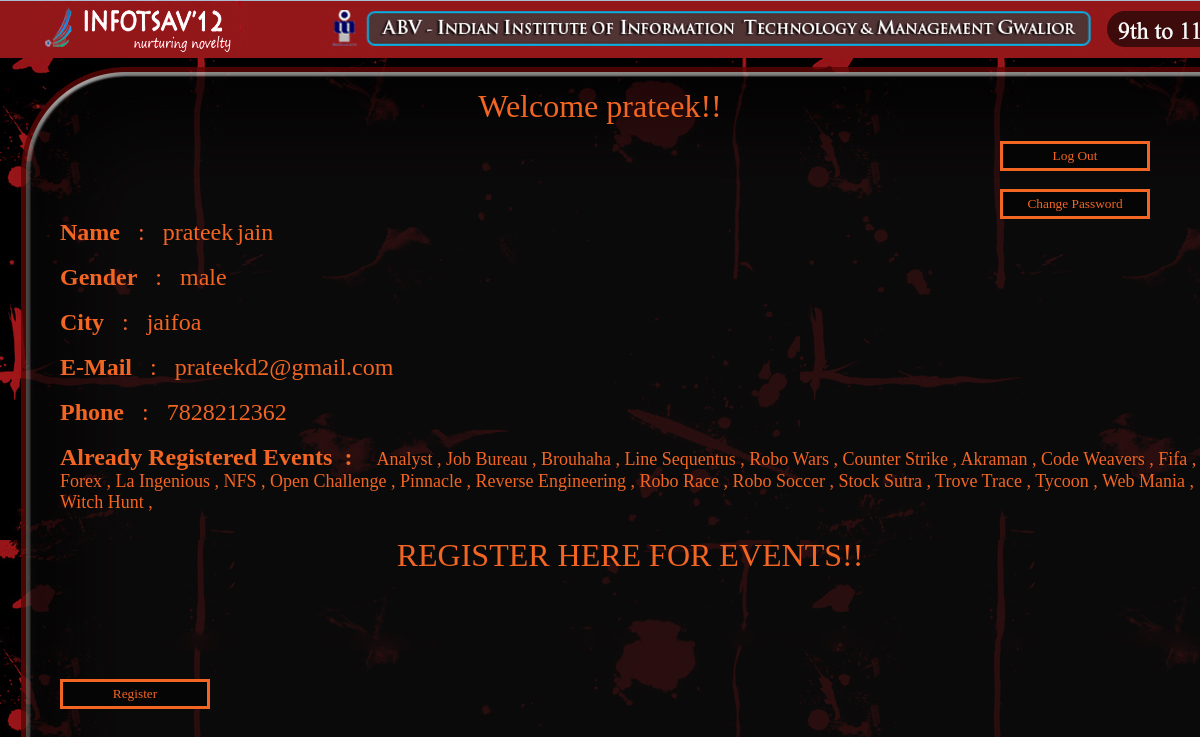
Screenshot of /profile.php (signed in) with the database file from the repository.
### tables this page shows
CREATE TABLE IF NOT EXISTS `users` (
  `id` int(250) NOT NULL AUTO_INCREMENT,
  `fname` text NOT NULL,
  `lname` text NOT NULL,
  `city` text NOT NULL,
  `sex` text NOT NULL,
  `mail` varchar(40) NOT NULL,
  `passw` varchar(200) NOT NULL,
  `mob` varchar(100) NOT NULL,
  `sq` text NOT NULL,
  PRIMARY KEY (`id`),
  UNIQUE KEY `mail` (`mail`)
);

CREATE TABLE IF NOT EXISTS `reg` (
  `user_id` varchar(250) NOT NULL,
  `event_id` varchar(250) NOT NULL
);

CREATE TABLE IF NOT EXISTS `data` (
  `id` int(11) NOT NULL AUTO_INCREMENT,
  `event_id` varchar(255) NOT NULL,
  `name` varchar(255) NOT NULL,
  `desc` text NOT NULL,
  `rules` text NOT NULL,
  `timeline` text NOT NULL,
  `regusers` int(11) NOT NULL,
  PRIMARY KEY (`id`)
);

### profile.php (the view, shortened to what this page needs)
<html>
<head>
</head>
<body background="f.jpg" marginheight="0" topmargin="0" vspace="0"
marginwidth="0" leftmargin="0" hspace="0" style="margin:0; padding:0" >
<br><br><br>
<?php
echo "<br><p align='center'><font face='AlphaMaleModern' COLOR='f26522' size='+3'>Welcome ".$_SESSION['name']."!!</font></p>";
?>
<a href="destroy.php" style='text-decoration: none;'>
	<div id='a' align="right" style="margin-right:50">
		<input type="button" value="Log Out" class="button">
	</div>
</a>
<br>
<a href="change.php" style='text-decoration: none;'>
<div id='a' align="right" style="margin-right:50">
		<input type="button" value="Change Password" class="button">
	</div>
</a>
<form action="event_register.php" method="POST" style="margin-left:60" onSubmit="return validate()">
<?php
$uname=$_SESSION['mail'];
$sql="select `id` from `users` where `mail`='$uname'";
$qury=mysql_query($sql);
$result1=mysql_fetch_array($qury);
$checkformember = mysql_query("SELECT * FROM reg WHERE user_id = '$result1[id]'") or die(mysql_error());
$sql2= mysql_query("SELECT * FROM users WHERE mail='$uname'");
$sql1= mysql_query("SELECT event_id FROM reg WHERE user_id='$result1[id]'");
while($result = mysql_fetch_array($sql2))
{
echo " <font face='Algerian' COLOR='f26522' size='+2'><b>Name&nbsp;&nbsp;</b> :&nbsp;&nbsp; " .$result["fname"] . "</font>";
echo " <font face='Algerian' COLOR='f26522' size='+2'>".$result["lname"] . "</font><br><br>";
echo " <font face='Algerian' COLOR='f26522' size='+2'><b>Gender&nbsp;&nbsp;</b> : &nbsp;&nbsp;" .$result["sex"] . " </font><br><br>";
echo " <font face='Algerian' COLOR='f26522' size='+2'><b>City&nbsp;&nbsp;</b> : &nbsp;&nbsp;" .$result["city"] . " </font><br><br>";
echo " <font face='Algerian' COLOR='f26522' size='+2'><b>E-Mail&nbsp;&nbsp;</b> : &nbsp;&nbsp;" . $result["mail"]."</font><br><br>";
echo " <font face='Algerian' COLOR='f26522' size='+2'><b>Phone&nbsp;&nbsp;</b> : &nbsp;&nbsp;" . $result["mob"]."</font><br><br>";
}
if(mysql_num_rows($checkformember)!= 0)
{
echo " <font face='Algerian' COLOR='f26522' size='+2'><b>Already Registered Events&nbsp;&nbsp;: </b> &nbsp;&nbsp;";
while($result2=mysql_fetch_array($sql1))
{
$sql8= mysql_query("SELECT name FROM data WHERE id='$result2[event_id]'");
$result4= mysql_fetch_array($sql8);
echo " <font face='Algerian' COLOR='f26522' size='+1.2'>" . $result4['name']." , </font>";
}
echo "<br><p align='center'><font face='AlphaMaleModern' COLOR='f26522' size='+3'>REGISTER HERE FOR EVENTS!!</font></p>";
}
?>
<br><br><br>
<input type="submit" value="Register" class="button">
</form>
</body>
</html>

### profile.php (style rules this page uses)
body, a:hover { cursor: url(cur1002.cur), progress !important; }
a { outline: none; }
.button { background-color:#050505; border-bottom:solid; border-left: solid; border-right:solid; border-top: solid; color:#f26522; width:150px; height:30px; font-family: AlphaMaleModern }

### rows the page displays
users: fname "prateek", lname "jain", sex "male", city "jaifoa", mail "prateekd2@gmail.com", mob "7828212362"
reg: data.name "Analyst"
reg: data.name "Job Bureau"
reg: data.name "Brouhaha"
reg: data.name "Line Sequentus"
reg: data.name "Robo Wars"
reg: data.name "Counter Strike"
reg: data.name "Akraman"
reg: data.name "Code Weavers"
reg: data.name "Fifa"
reg: data.name "Forex"
reg: data.name "La Ingenious"
reg: data.name "NFS"
reg: data.name "Open Challenge"
reg: data.name "Pinnacle"
reg: data.name "Reverse Engineering"
reg: data.name "Robo Race"
reg: data.name "Robo Soccer"
reg: data.name "Stock Sutra"
reg: data.name "Trove Trace"
reg: data.name "Tycoon"
reg: data.name "Web Mania"
reg: data.name "Witch Hunt"

### other values shown
$_SESSION['name'] "prateek"
